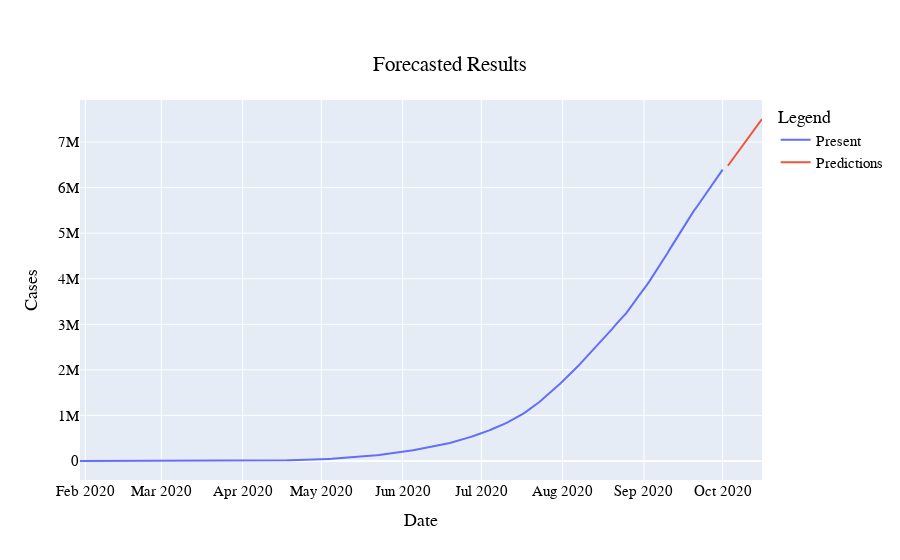

Notebook cell for this chart:
### Code cell
graph.show()

### Figure 1 — Plotly figure (JSON) as saved in the notebook; plotly's stock layout.template omitted (floating-point values rounded to 4 significant figures; data arrays with more than 128 entries replaced by an {"elided": "..."} marker saying what was removed)
{"data": [{"mode": "lines", "name": "Present", "type": "scatter", "x": {"elided": "246 str values"}, "y": {"elided": "246 int values"}}, {"mode": "lines", "name": "Predictions", "type": "scatter", "x": ["2020-10-03T00:00:00", "2020-10-04T00:00:00", "2020-10-05T00:00:00", "2020-10-06T00:00:00", "2020-10-07T00:00:00", "2020-10-08T00:00:00", "2020-10-09T00:00:00", "2020-10-10T00:00:00", "2020-10-11T00:00:00", "2020-10-12T00:00:00", "2020-10-13T00:00:00", "2020-10-14T00:00:00", "2020-10-15T00:00:00", "2020-10-16T00:00:00", "cumulative"], "y": [6478000.0, 6558000.0, 6627000.0, 6705000.0, 6789000.0, 6871000.0, 6953000.0, 7036000.0, 7115000.0, 7183000.0, 7260000.0, 7343000.0, 7423000.0, 7504000.0]}], "layout": {"autosize": true, "font": {"color": "black", "family": "Arial", "size": 15}, "legend": {"title": {"text": "Legend"}}, "title": {"text": "Forecasted Results", "x": 0.5, "xanchor": "center", "y": 0.9, "yanchor": "top"}, "xaxis": {"autorange": true, "range": ["2020-01-30", "2020-10-16"], "title": {"text": "Date"}, "type": "date"}, "yaxis": {"autorange": true, "range": [-416900.0, 7921000.0], "title": {"text": "Cases"}, "type": "linear"}}}
